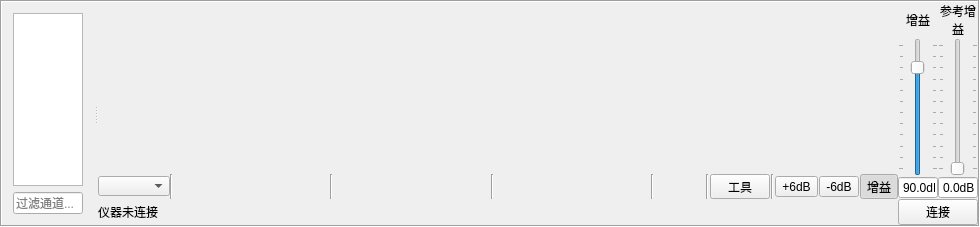
<?xml version="1.0" encoding="UTF-8"?>
<ui version="4.0">
 <class>PanelAScan</class>
 <widget class="QFrame" name="PanelAScan">
  <property name="geometry">
   <rect>
    <x>0</x>
    <y>0</y>
    <width>964</width>
    <height>227</height>
   </rect>
  </property>
  <property name="windowTitle">
   <string>A扫描</string>
  </property>
  <property name="windowIcon">
   <iconset resource="../../resources/icons/Fatcow.qrc">
    <normaloff>:/fatcow/16x16/system_monitor.png</normaloff>:/fatcow/16x16/system_monitor.png</iconset>
  </property>
  <property name="frameShape">
   <enum>QFrame::Box</enum>
  </property>
  <property name="frameShadow">
   <enum>QFrame::Sunken</enum>
  </property>
  <layout class="QHBoxLayout" name="mainLayout">
   <property name="leftMargin">
    <number>0</number>
   </property>
   <property name="topMargin">
    <number>0</number>
   </property>
   <property name="rightMargin">
    <number>0</number>
   </property>
   <property name="bottomMargin">
    <number>0</number>
   </property>
   <item>
    <widget class="QSplitter" name="splitter">
     <property name="orientation">
      <enum>Qt::Horizontal</enum>
     </property>
     <property name="childrenCollapsible">
      <bool>false</bool>
     </property>
     <widget class="QWidget" name="verticalLayoutWidget">
      <layout class="QVBoxLayout" name="verticalLayout">
       <item>
        <widget class="QListView" name="channels"/>
       </item>
       <item>
        <widget class="QLineEdit" name="channelFilter">
         <property name="placeholderText">
          <string>过滤通道...</string>
         </property>
         <property name="clearButtonEnabled">
          <bool>true</bool>
         </property>
        </widget>
       </item>
      </layout>
     </widget>
     <widget class="QWidget" name="container" native="true">
      <layout class="QGridLayout">
       <property name="leftMargin">
        <number>0</number>
       </property>
       <property name="topMargin">
        <number>0</number>
       </property>
       <property name="rightMargin">
        <number>0</number>
       </property>
       <property name="bottomMargin">
        <number>0</number>
       </property>
       <property name="spacing">
        <number>0</number>
       </property>
       <item row="0" column="0">
        <widget class="QSplitter" name="splitter_2">
         <property name="orientation">
          <enum>Qt::Vertical</enum>
         </property>
         <widget class="AScanGraphicsView" name="view" native="true"/>
        </widget>
       </item>
       <item row="0" column="1" rowspan="2">
        <widget class="QFrame" name="gainContainer">
         <layout class="QGridLayout" name="gridLayout_5">
          <property name="leftMargin">
           <number>0</number>
          </property>
          <property name="topMargin">
           <number>0</number>
          </property>
          <property name="rightMargin">
           <number>0</number>
          </property>
          <property name="bottomMargin">
           <number>0</number>
          </property>
          <property name="spacing">
           <number>0</number>
          </property>
          <item row="0" column="0">
           <widget class="QLabel" name="gainTitle">
            <property name="text">
             <string>增益</string>
            </property>
            <property name="alignment">
             <set>Qt::AlignCenter</set>
            </property>
            <property name="wordWrap">
             <bool>true</bool>
            </property>
           </widget>
          </item>
          <item row="1" column="0">
           <widget class="QSlider" name="gainSlider">
            <property name="maximumSize">
             <size>
              <width>40</width>
              <height>16777215</height>
             </size>
            </property>
            <property name="maximum">
             <number>1100</number>
            </property>
            <property name="singleStep">
             <number>10</number>
            </property>
            <property name="pageStep">
             <number>1</number>
            </property>
            <property name="value">
             <number>900</number>
            </property>
            <property name="orientation">
             <enum>Qt::Vertical</enum>
            </property>
            <property name="tickPosition">
             <enum>QSlider::TicksBothSides</enum>
            </property>
            <property name="tickInterval">
             <number>100</number>
            </property>
           </widget>
          </item>
          <item row="1" column="1">
           <widget class="QSlider" name="gainRefSlider">
            <property name="maximumSize">
             <size>
              <width>40</width>
              <height>16777215</height>
             </size>
            </property>
            <property name="maximum">
             <number>1100</number>
            </property>
            <property name="singleStep">
             <number>10</number>
            </property>
            <property name="pageStep">
             <number>1</number>
            </property>
            <property name="value">
             <number>0</number>
            </property>
            <property name="orientation">
             <enum>Qt::Vertical</enum>
            </property>
            <property name="tickPosition">
             <enum>QSlider::TicksBothSides</enum>
            </property>
            <property name="tickInterval">
             <number>100</number>
            </property>
           </widget>
          </item>
          <item row="0" column="1">
           <widget class="QLabel" name="gainRefTitle">
            <property name="maximumSize">
             <size>
              <width>40</width>
              <height>16777215</height>
             </size>
            </property>
            <property name="text">
             <string>参考增益</string>
            </property>
            <property name="alignment">
             <set>Qt::AlignCenter</set>
            </property>
            <property name="wordWrap">
             <bool>true</bool>
            </property>
           </widget>
          </item>
          <item row="2" column="0">
           <widget class="QDoubleSpinBox" name="gain">
            <property name="maximumSize">
             <size>
              <width>40</width>
              <height>16777215</height>
             </size>
            </property>
            <property name="wrapping">
             <bool>false</bool>
            </property>
            <property name="alignment">
             <set>Qt::AlignRight|Qt::AlignTrailing|Qt::AlignVCenter</set>
            </property>
            <property name="buttonSymbols">
             <enum>QAbstractSpinBox::NoButtons</enum>
            </property>
            <property name="keyboardTracking">
             <bool>false</bool>
            </property>
            <property name="suffix">
             <string>dB</string>
            </property>
            <property name="decimals">
             <number>1</number>
            </property>
            <property name="maximum">
             <double>110.000000000000000</double>
            </property>
            <property name="singleStep">
             <double>0.100000000000000</double>
            </property>
            <property name="value">
             <double>90.000000000000000</double>
            </property>
           </widget>
          </item>
          <item row="2" column="1">
           <widget class="QDoubleSpinBox" name="gainRef">
            <property name="maximumSize">
             <size>
              <width>40</width>
              <height>16777215</height>
             </size>
            </property>
            <property name="alignment">
             <set>Qt::AlignRight|Qt::AlignTrailing|Qt::AlignVCenter</set>
            </property>
            <property name="buttonSymbols">
             <enum>QAbstractSpinBox::NoButtons</enum>
            </property>
            <property name="keyboardTracking">
             <bool>false</bool>
            </property>
            <property name="suffix">
             <string>dB</string>
            </property>
            <property name="decimals">
             <number>1</number>
            </property>
            <property name="maximum">
             <double>110.000000000000000</double>
            </property>
            <property name="singleStep">
             <double>0.100000000000000</double>
            </property>
           </widget>
          </item>
         </layout>
        </widget>
       </item>
       <item row="1" column="0">
        <widget class="QFrame" name="statusBarContainer">
         <property name="sizePolicy">
          <sizepolicy hsizetype="Preferred" vsizetype="Fixed">
           <horstretch>0</horstretch>
           <verstretch>0</verstretch>
          </sizepolicy>
         </property>
         <property name="minimumSize">
          <size>
           <width>800</width>
           <height>0</height>
          </size>
         </property>
         <layout class="QHBoxLayout" name="horizontalLayout">
          <property name="spacing">
           <number>0</number>
          </property>
          <property name="leftMargin">
           <number>0</number>
          </property>
          <property name="topMargin">
           <number>0</number>
          </property>
          <property name="rightMargin">
           <number>0</number>
          </property>
          <property name="bottomMargin">
           <number>0</number>
          </property>
          <item>
           <widget class="QComboBox" name="channelList">
            <property name="sizePolicy">
             <sizepolicy hsizetype="Minimum" vsizetype="Fixed">
              <horstretch>0</horstretch>
              <verstretch>0</verstretch>
             </sizepolicy>
            </property>
            <property name="maximumSize">
             <size>
              <width>16777215</width>
              <height>20</height>
             </size>
            </property>
            <property name="styleSheet">
             <string notr="true"/>
            </property>
           </widget>
          </item>
          <item>
           <widget class="QWidget" name="statusBar" native="true">
            <layout class="QHBoxLayout" name="horizontalLayout_4">
             <property name="spacing">
              <number>1</number>
             </property>
             <property name="leftMargin">
              <number>0</number>
             </property>
             <property name="topMargin">
              <number>0</number>
             </property>
             <property name="rightMargin">
              <number>0</number>
             </property>
             <property name="bottomMargin">
              <number>0</number>
             </property>
             <item>
              <widget class="Line" name="line_4">
               <property name="orientation">
                <enum>Qt::Vertical</enum>
               </property>
              </widget>
             </item>
             <item>
              <widget class="QLabel" name="position">
               <property name="sizePolicy">
                <sizepolicy hsizetype="Expanding" vsizetype="Fixed">
                 <horstretch>0</horstretch>
                 <verstretch>0</verstretch>
                </sizepolicy>
               </property>
               <property name="text">
                <string/>
               </property>
               <property name="alignment">
                <set>Qt::AlignCenter</set>
               </property>
              </widget>
             </item>
             <item>
              <widget class="Line" name="line_6">
               <property name="orientation">
                <enum>Qt::Vertical</enum>
               </property>
              </widget>
             </item>
             <item>
              <widget class="QLabel" name="waterPath">
               <property name="sizePolicy">
                <sizepolicy hsizetype="Expanding" vsizetype="Fixed">
                 <horstretch>0</horstretch>
                 <verstretch>0</verstretch>
                </sizepolicy>
               </property>
               <property name="text">
                <string/>
               </property>
               <property name="alignment">
                <set>Qt::AlignCenter</set>
               </property>
              </widget>
             </item>
             <item>
              <widget class="Line" name="line_7">
               <property name="orientation">
                <enum>Qt::Vertical</enum>
               </property>
              </widget>
             </item>
             <item>
              <widget class="QLabel" name="material">
               <property name="sizePolicy">
                <sizepolicy hsizetype="Expanding" vsizetype="Fixed">
                 <horstretch>0</horstretch>
                 <verstretch>0</verstretch>
                </sizepolicy>
               </property>
               <property name="text">
                <string/>
               </property>
               <property name="alignment">
                <set>Qt::AlignCenter</set>
               </property>
              </widget>
             </item>
             <item>
              <widget class="Line" name="line_11">
               <property name="orientation">
                <enum>Qt::Vertical</enum>
               </property>
              </widget>
             </item>
             <item>
              <widget class="AlarmModelLabel" name="alarm">
               <property name="sizePolicy">
                <sizepolicy hsizetype="Fixed" vsizetype="Fixed">
                 <horstretch>0</horstretch>
                 <verstretch>0</verstretch>
                </sizepolicy>
               </property>
               <property name="minimumSize">
                <size>
                 <width>50</width>
                 <height>0</height>
                </size>
               </property>
               <property name="text">
                <string/>
               </property>
               <property name="alignment">
                <set>Qt::AlignCenter</set>
               </property>
              </widget>
             </item>
             <item>
              <widget class="Line" name="line_9">
               <property name="orientation">
                <enum>Qt::Vertical</enum>
               </property>
              </widget>
             </item>
             <item>
              <widget class="QToolButton" name="toolOptions">
               <property name="minimumSize">
                <size>
                 <width>60</width>
                 <height>0</height>
                </size>
               </property>
               <property name="text">
                <string>工具</string>
               </property>
               <property name="popupMode">
                <enum>QToolButton::InstantPopup</enum>
               </property>
              </widget>
             </item>
             <item>
              <widget class="Line" name="line_12">
               <property name="orientation">
                <enum>Qt::Vertical</enum>
               </property>
              </widget>
             </item>
             <item>
              <widget class="QToolButton" name="gainPlus">
               <property name="text">
                <string>+6dB</string>
               </property>
              </widget>
             </item>
             <item>
              <widget class="QToolButton" name="gainMinus">
               <property name="text">
                <string>-6dB</string>
               </property>
              </widget>
             </item>
             <item>
              <widget class="QToolButton" name="gainShow">
               <property name="toolTip">
                <string>显示/隐藏增益滑杆</string>
               </property>
               <property name="text">
                <string>增益</string>
               </property>
               <property name="icon">
                <iconset resource="../../resources/icons/Fatcow.qrc">
                 <normaloff>:/fatcow/16x16/vslider.png</normaloff>:/fatcow/16x16/vslider.png</iconset>
               </property>
               <property name="checkable">
                <bool>true</bool>
               </property>
               <property name="checked">
                <bool>true</bool>
               </property>
              </widget>
             </item>
            </layout>
            <zorder>line_9</zorder>
            <zorder>gainShow</zorder>
            <zorder>line_12</zorder>
            <zorder>position</zorder>
            <zorder>line_6</zorder>
            <zorder>line_4</zorder>
            <zorder>line_7</zorder>
            <zorder>material</zorder>
            <zorder>waterPath</zorder>
            <zorder>gainMinus</zorder>
            <zorder>gainPlus</zorder>
            <zorder>toolOptions</zorder>
            <zorder>alarm</zorder>
            <zorder>line_11</zorder>
           </widget>
          </item>
         </layout>
        </widget>
       </item>
       <item row="2" column="0" colspan="2">
        <widget class="QWidget" name="instrumentContainer" native="true">
         <layout class="QHBoxLayout" name="horizontalLayout_3">
          <property name="leftMargin">
           <number>0</number>
          </property>
          <property name="topMargin">
           <number>0</number>
          </property>
          <property name="rightMargin">
           <number>0</number>
          </property>
          <property name="bottomMargin">
           <number>0</number>
          </property>
          <item>
           <widget class="QLabel" name="connectionStatus">
            <property name="text">
             <string>仪器未连接</string>
            </property>
           </widget>
          </item>
          <item>
           <widget class="QPushButton" name="connect">
            <property name="sizePolicy">
             <sizepolicy hsizetype="Maximum" vsizetype="Fixed">
              <horstretch>0</horstretch>
              <verstretch>0</verstretch>
             </sizepolicy>
            </property>
            <property name="text">
             <string>连接</string>
            </property>
           </widget>
          </item>
         </layout>
        </widget>
       </item>
      </layout>
     </widget>
    </widget>
   </item>
  </layout>
  <action name="actionScreenshot">
   <property name="icon">
    <iconset resource="../../resources/icons/Fatcow.qrc">
     <normaloff>:/fatcow/16x16/picture_save.png</normaloff>:/fatcow/16x16/picture_save.png</iconset>
   </property>
   <property name="text">
    <string>截图</string>
   </property>
   <property name="toolTip">
    <string>保存当前A扫描界面的截图</string>
   </property>
  </action>
  <action name="actionFreeze">
   <property name="checkable">
    <bool>true</bool>
   </property>
   <property name="icon">
    <iconset resource="../../resources/icons/Fatcow.qrc">
     <normaloff>:/fatcow/16x16/stop.png</normaloff>:/fatcow/16x16/stop.png</iconset>
   </property>
   <property name="text">
    <string>冻结</string>
   </property>
   <property name="toolTip">
    <string>冻结当前画面</string>
   </property>
  </action>
  <action name="actionGainPlus">
   <property name="icon">
    <iconset resource="../../resources/icons/Fatcow.qrc">
     <normaloff>:/fatcow/16x16/bullet_arrow_up.png</normaloff>:/fatcow/16x16/bullet_arrow_up.png</iconset>
   </property>
   <property name="text">
    <string>+6dB</string>
   </property>
   <property name="toolTip">
    <string>增益+6dB</string>
   </property>
  </action>
  <action name="actionGainMinus">
   <property name="icon">
    <iconset resource="../../resources/icons/Fatcow.qrc">
     <normaloff>:/fatcow/16x16/bullet_arrow_down.png</normaloff>:/fatcow/16x16/bullet_arrow_down.png</iconset>
   </property>
   <property name="text">
    <string>-6dB</string>
   </property>
   <property name="toolTip">
    <string>增益-6dB</string>
   </property>
  </action>
  <action name="actionCopyScreenshots">
   <property name="icon">
    <iconset resource="../../resources/icons/Fatcow.qrc">
     <normaloff>:/fatcow/16x16/picture_go.png</normaloff>:/fatcow/16x16/picture_go.png</iconset>
   </property>
   <property name="text">
    <string>复制截图</string>
   </property>
   <property name="toolTip">
    <string>将当前A扫描图像的截图复制到剪贴板</string>
   </property>
  </action>
  <action name="actionFeature">
   <property name="checkable">
    <bool>true</bool>
   </property>
   <property name="icon">
    <iconset resource="../../resources/icons/Fatcow.qrc">
     <normaloff>:/fatcow/16x16/chart_bullseye.png</normaloff>:/fatcow/16x16/chart_bullseye.png</iconset>
   </property>
   <property name="text">
    <string>显示闸门特征值</string>
   </property>
  </action>
  <action name="actionCursor">
   <property name="checkable">
    <bool>true</bool>
   </property>
   <property name="text">
    <string>显示光标</string>
   </property>
  </action>
  <action name="actionFillWaveform">
   <property name="checkable">
    <bool>true</bool>
   </property>
   <property name="icon">
    <iconset resource="../../resources/icons/Fatcow.qrc">
     <normaloff>:/fatcow/16x16/paintcan.png</normaloff>:/fatcow/16x16/paintcan.png</iconset>
   </property>
   <property name="text">
    <string>填充</string>
   </property>
  </action>
  <action name="actionUseDataSegment">
   <property name="checkable">
    <bool>true</bool>
   </property>
   <property name="text">
    <string>使用A扫描数据源</string>
   </property>
   <property name="toolTip">
    <string>使用批量上传的A扫描数据作为波形的数据源</string>
   </property>
  </action>
  <action name="actionSetup">
   <property name="icon">
    <iconset resource="../../resources/icons/Fatcow.qrc">
     <normaloff>:/fatcow/16x16/setting_tools.png</normaloff>:/fatcow/16x16/setting_tools.png</iconset>
   </property>
   <property name="text">
    <string>工艺</string>
   </property>
  </action>
  <action name="actionExportCsv">
   <property name="icon">
    <iconset resource="../../resources/icons/Fatcow.qrc">
     <normaloff>:/fatcow/16x16/table_export.png</normaloff>:/fatcow/16x16/table_export.png</iconset>
   </property>
   <property name="text">
    <string>导出CSV</string>
   </property>
  </action>
  <action name="actionBladeTest">
   <property name="text">
    <string>叶片成像</string>
   </property>
  </action>
  <action name="actionBladeSplit">
   <property name="icon">
    <iconset resource="../../resources/icons/Fatcow.qrc">
     <normaloff>:/fatcow/16x16/clip_splitter.png</normaloff>:/fatcow/16x16/clip_splitter.png</iconset>
   </property>
   <property name="text">
    <string>叶片切分</string>
   </property>
  </action>
  <action name="actionBladeSplitSlice">
   <property name="text">
    <string>叶片B扫描切分</string>
   </property>
  </action>
  <action name="actionGateAlarm">
   <property name="icon">
    <iconset resource="../../resources/icons/Fatcow.qrc">
     <normaloff>:/fatcow/16x16/alarm_bell.png</normaloff>:/fatcow/16x16/alarm_bell.png</iconset>
   </property>
   <property name="text">
    <string>闸门报警设置</string>
   </property>
  </action>
  <action name="actionSelectProbe">
   <property name="text">
    <string>选择探头</string>
   </property>
   <property name="toolTip">
    <string>选择探头</string>
   </property>
  </action>
 </widget>
 <layoutdefault spacing="6" margin="11"/>
 <customwidgets>
  <customwidget>
   <class>AScanGraphicsView</class>
   <extends>QWidget</extends>
   <header>Waveform/AScanGraphicsView.h</header>
   <container>1</container>
  </customwidget>
  <customwidget>
   <class>AlarmModelLabel</class>
   <extends>QLabel</extends>
   <header>Waveform/AlarmModelLabel.h</header>
  </customwidget>
 </customwidgets>
 <resources>
  <include location="../../resources/icons/Fatcow.qrc"/>
 </resources>
 <connections/>
</ui>
